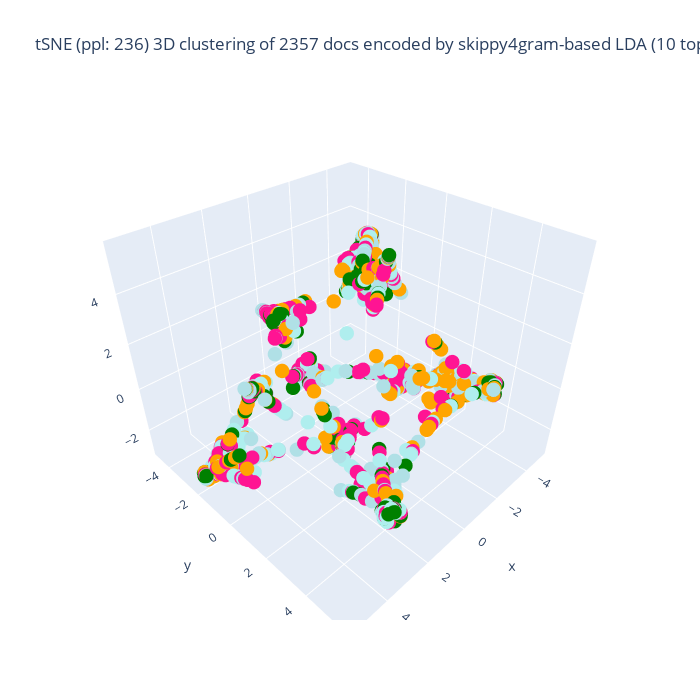

The code cell stored with this chart in its notebook:
### Code cell
%%capture --no-display

## Plotlyを使って tSNE の結果の可視化 (3D)
import plotly.graph_objects as go
import numpy as np

## 変数の特定
d1, d2, d3 = doc_tSNE_3d[:,0], doc_tSNE_3d[:,1], doc_tSNE_3d[:,2]
cmap = list(map(lambda i: colormap[i], df['domain_id'])) # colormap は最初に定義してある
fig = go.Figure(data = [ go.Scatter3d(x = d1, y = d2, z = d3,
                                     mode = 'markers', marker = dict(size = 5, color = cmap)
                                    ) ] )

## 3D 散布図にラベルを追加する処理は未実装
title_val = f"tSNE (ppl: {doc_perplexity_val}) 3D clustering of {len(doc_tSNE_3d)} docs encoded by {term_type}-based LDA ({n_topics} topics)"
fig.update_layout(title = dict(text = title_val),
    autosize = False, width = 700, height = 700)
fig.show()

## * 配色 *
## 医学用語:    濃いピンク DeepPink
## 医療縮約表現: 赤 Pink
## 調理用語:    オレンジ Orange
## 経済用語:    緑 Green
## 法律用語:    明るい緑 Pale Turquoise
## 出版用語:    小麦色 wheat
## その他:      灰色 gray

### Figure 1 — Plotly figure (JSON) as saved in the notebook; plotly's stock layout.template omitted (floating-point values rounded to 4 significant figures; data arrays with more than 128 entries replaced by an {"elided": "..."} marker saying what was removed)
{"data": [{"marker": {"color": {"elided": "2357 str values"}, "size": 5}, "mode": "markers", "type": "scatter3d", "x": {"elided": "2357 float values"}, "y": {"elided": "2357 float values"}, "z": {"elided": "2357 float values"}}], "layout": {"autosize": false, "height": 700, "title": {"text": "tSNE (ppl: 236) 3D clustering of 2357 docs encoded by skippy4gram-based LDA (10 topics)"}, "width": 700}}
